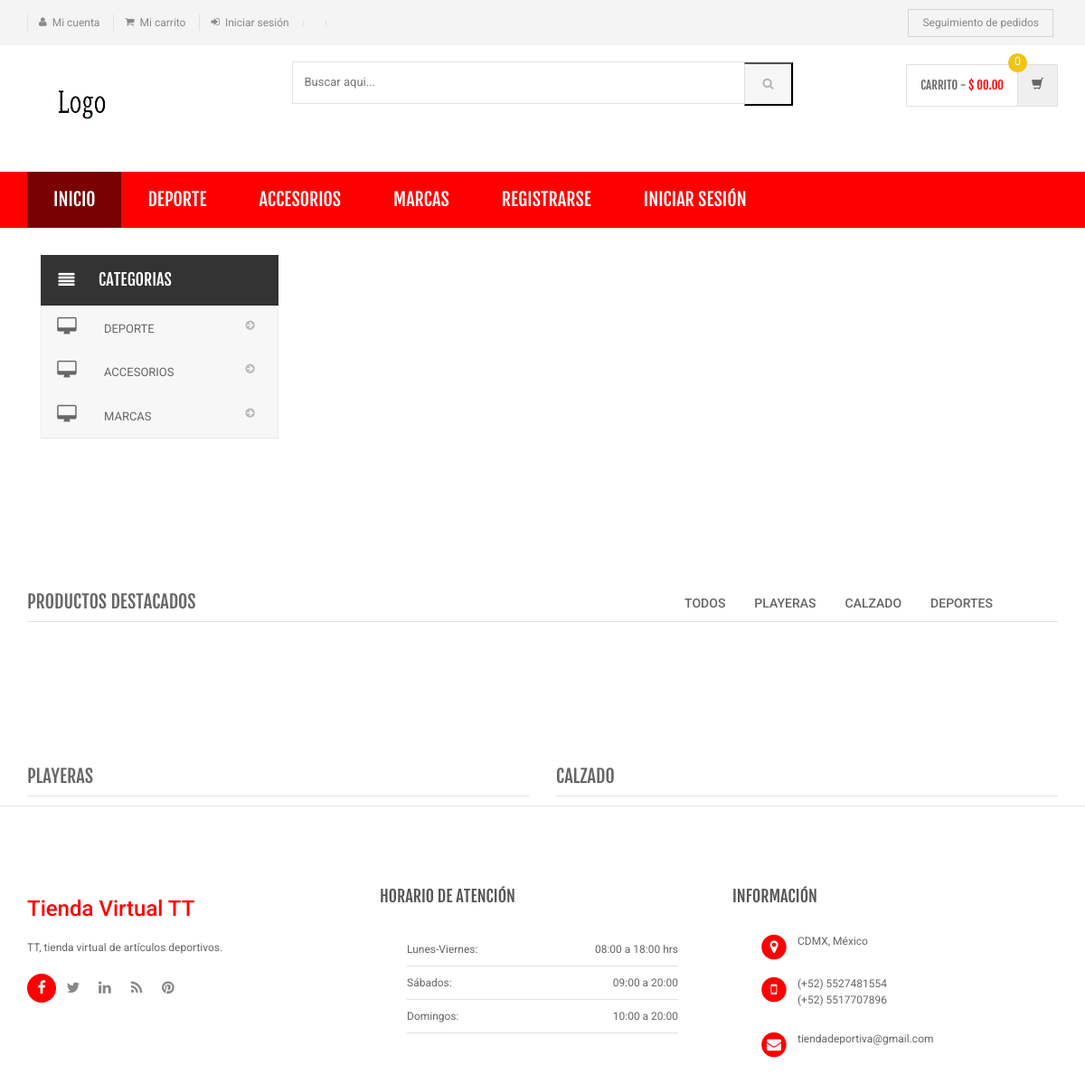
The page / on the database its author committed.
### tables this page shows
CREATE TABLE `category` (
  `id` int(11) NOT NULL,
  `categoryName` varchar(255) DEFAULT NULL,
  `categoryDescription` longtext DEFAULT NULL,
  `creationDate` timestamp NOT NULL DEFAULT current_timestamp(),
  `updationDate` varchar(255) DEFAULT NULL
);

### index.php (the view, shortened to what this page needs)
<?php
include('includes/config.php');
?>
<!DOCTYPE html>
<html lang="es">
	<head>
	    <link rel="stylesheet" href="assets/css/bootstrap.min.css">
	    <link rel="stylesheet" href="assets/css/main.css">
	    <link rel="stylesheet" href="assets/css/green.css">
	    <link rel="stylesheet" href="assets/css/owl.carousel.css">
		<link rel="stylesheet" href="assets/css/owl.transitions.css">
		<link rel="stylesheet" href="assets/css/owl.theme.css">
		<link href="assets/css/lightbox.css" rel="stylesheet">
		<link rel="stylesheet" href="assets/css/animate.min.css">
		<link rel="stylesheet" href="assets/css/rateit.css">
		<link rel="stylesheet" href="assets/css/bootstrap-select.min.css">
		<link rel="stylesheet" href="assets/css/config.css">
		<link href="assets/css/green.css" rel="alternate stylesheet" title="Green color">
		<link href="assets/css/blue.css" rel="alternate stylesheet" title="Blue color">
		<link href="assets/css/red.css" rel="alternate stylesheet" title="Red color">
		<link href="assets/css/orange.css" rel="alternate stylesheet" title="Orange color">
		<link href="assets/css/dark-green.css" rel="alternate stylesheet" title="Darkgreen color">
		<link rel="stylesheet" href="assets/css/font-awesome.min.css">
	</head>
    <body class="cnt-home">
<header class="header-style-1">
<?php include('includes/top-header.php');?>
<?php include('includes/main-header.php');?>
<?php include('includes/menu-bar.php');?>
</header>
<div class="body-content outer-top-xs" id="top-banner-and-menu">
	<div class="container">
		<div class="furniture-container homepage-container">
		<div class="row">
			<div class="col-xs-12 col-sm-12 col-md-3 sidebar">
	<?php include('includes/side-menu.php');?>
			</div>
			<div class="col-xs-12 col-sm-12 col-md-9 homebanner-holder">
<div id="hero" class="homepage-slider3">
		</div>
	</div>
</div>
			</div>
		</div>
		<div id="product-tabs-slider" class="scroll-tabs inner-bottom-vs  wow fadeInUp">
			<div class="more-info-tab clearfix">
			   <h3 class="new-product-title pull-left">Productos Destacados</h3>
				<ul class="nav nav-tabs nav-tab-line pull-right" id="new-products-1">
					<li class="active"><a href="#all" data-toggle="tab">Todos</a></li>
					<li><a href="#books" data-toggle="tab">Playeras</a></li>
					<li><a href="#furniture" data-toggle="tab">Calzado</a></li>
					<li><a href="#" data-toggle="tab">Deportes</a></li>
				</ul>
			</div>
		</div>
			<div class="sections prod-slider-small outer-top-small">
				<div class="row">
					<div class="col-md-6">
	                   <section class="section">
	                   	<h3 class="section-title">Playeras</h3>
	                   </section>
					</div>
					<div class="col-md-6">
						<section class="section">
							<h3 class="section-title">Calzado</h3>
	                   </section>
					</div>
				</div>
			</div>
							</div>
<?php include('includes/footer.php');?>
</body>
</html>

### includes/menu-bar.php (shortened to what this page needs)
<div class="header-nav animate-dropdown">
    <div class="container">
        <div class="yamm navbar navbar-default" role="navigation">
            <div class="nav-bg-class">
                <div class="navbar-collapse collapse" id="mc-horizontal-menu-collapse">
	<div class="nav-outer">
		<ul class="nav navbar-nav">
			<li class="active dropdown yamm-fw">
				<a href="index.php" data-hover="dropdown" class="dropdown-toggle">Inicio</a>
			</li>
              <?php $sql=mysqli_query($con,"select id,categoryName  from category limit 6");
while($row=mysqli_fetch_array($sql))
{
    ?>
			<li class="dropdown yamm">
				<a href="category.php?cid=<?php echo $row['id'];?>"> <?php echo $row['categoryName'];?></a>
			</li>
			<?php } ?>
						<li class="dropdown yamm">
				<a href="register.php" data-hover="dropdown" class="dropdown-toggle">Registrarse</a>
				</li>
				<li class="dropdown yamm">
				<a href="login.php">Iniciar Sesión</a>
				</li>
		</ul>
		<div class="clearfix"></div>
	</div>
</div>
            </div>
        </div>
    </div>
</div>

### includes/side-menu.php
<div class="side-menu animate-dropdown outer-bottom-xs">
    <div class="head"><i class="icon fa fa-align-justify fa-fw"></i> Categorias</div>
    <nav class="yamm megamenu-horizontal" role="navigation">
        <ul class="nav">
            <li class="dropdown menu-item">
              <?php $sql=mysqli_query($con,"select id,categoryName  from category");
while($row=mysqli_fetch_array($sql))
{
    ?>
                <a href="category.php?cid=<?php echo $row['id'];?>" class="dropdown-toggle"><i class="icon fa fa-desktop fa-fw"></i>
                <?php echo $row['categoryName'];?></a>
                <?php }?>
</li>
</ul>
    </nav>
</div>

### assets/css/green.css (style rules this page uses)
a { color: #ff0000 ; }
.header-style-1 .header-nav { background: #ff0000 ; }
.cnt-home .header-style-1 .header-nav .navbar .navbar-nav > li.active { background: #7a0101; }

### assets/css/lightbox.css (style rules this page uses)
body:after { content: url(../images/close.png) url(../images/loading.gif) url(../images/prev.png) url(../images/next.png); display: none; }

### assets/css/blue.css (style rules this page uses)
a { color: #3498db; }
.header-style-1 .header-nav { background: #3498db; }
.cnt-home .header-style-1 .header-nav .navbar .navbar-nav > li.active { background: #1d6ca1; }

### assets/css/red.css (style rules this page uses)
a { color: #ff6c6c; }
.header-style-1 .header-nav { background: #ff6c6c; }
.cnt-home .header-style-1 .header-nav .navbar .navbar-nav > li.active { background: #ff1a1a; }

### assets/css/orange.css (style rules this page uses)
a { color: #f39c12; }
.header-style-1 .header-nav { background: #f39c12; }
.cnt-home .header-style-1 .header-nav .navbar .navbar-nav > li.active { background: #ab6c09; }

### assets/css/dark-green.css (style rules this page uses)
a { color: #12cca7; }
.header-style-1 .header-nav { background: #12cca7; }
.cnt-home .header-style-1 .header-nav .navbar .navbar-nav > li.active { background: #0b816a; }

### index.php (style rules this page uses)
.outer-top-xs { margin-left: 30px; margin-right: 30px; }

### rows shown on the page
category: categoryName "DEPORTE"
category: categoryName "ACCESORIOS"
category: categoryName "MARCAS"
